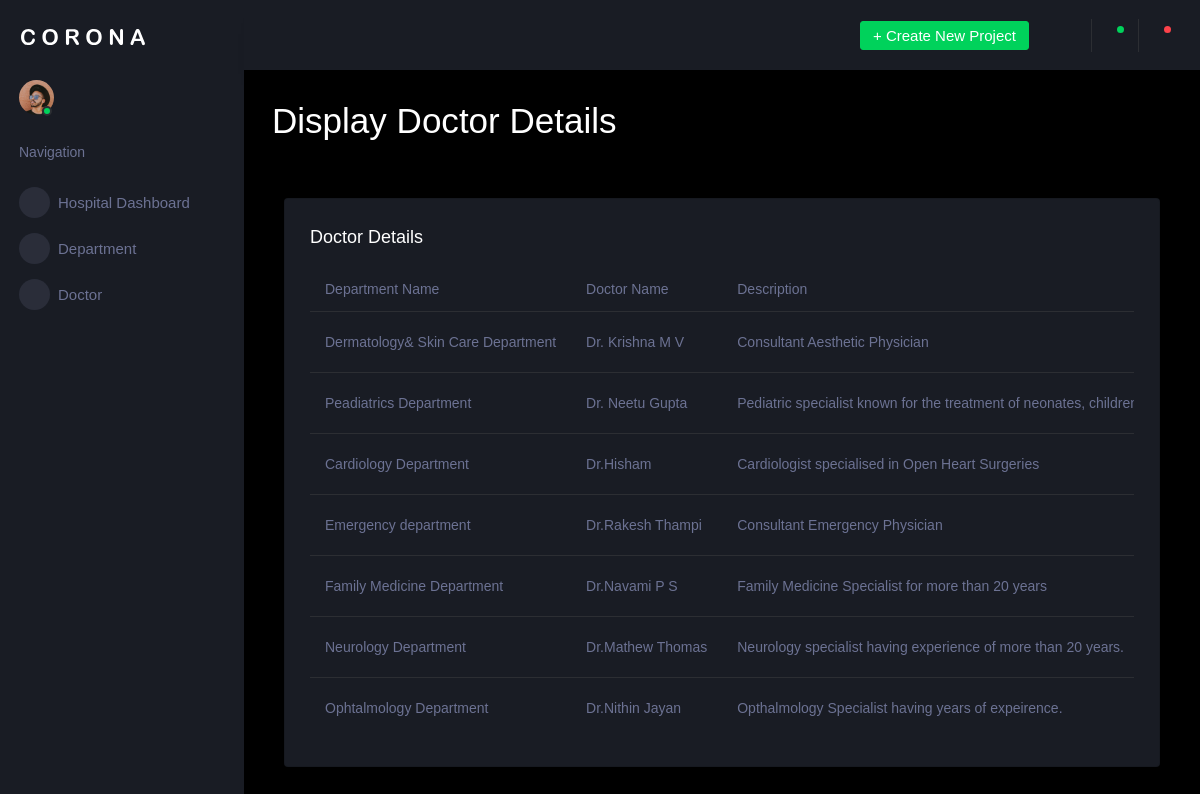
The app's page /backend/displaydoc/ with its own data.
### backend/models.py (models this page shows)
class Doctordb(models.Model):
    Dept_Name = models.CharField(max_length=100, null=True, blank=True)
    Doctor_Name = models.CharField(max_length=100,null=True,blank=True)
    Description = models.TextField(max_length=200, null=True, blank=True)
    Qualification = models.CharField(max_length=100, null=True, blank=True)
    Expertise_Field =models.TextField(max_length=200, null=True, blank=True)
    Doc_Image = models.ImageField(upload_to="Doctor", null=True, blank=True)

### backend/views.py (the view)
# urls.py: path('displaydoc/',views.displaydoc,name="displaydoc"),
def displaydoc(request):
    data = Doctordb.objects.all()
    return render(request,"displaydoctor.html",{'data':data})

### backend/templates/displaydoctor.html (shortened to what this page needs)
<!DOCTYPE html>
{% extends 'index.html' %}
{% block content %}
<html lang="en">
<head>
</head>
<body>
<h1 style="text-align-center;">Display Doctor Details</h1><br><br>
<div class="col-lg-12 grid-margin stretch-card">
                <div class="card">
                  <div class="card-body">
                    <h4 class="card-title">Doctor Details</h4>
                    <div class="table-responsive">
                      <table class="table table-hover">
                        <thead>
                          <tr>
                            <th>Department Name</th>
                            <th>Doctor Name</th>
                            <th>Description</th>
                          </tr>
                        </thead>
                        <tbody>
                          <tr>
                              {% for i in data %}
                            <td>{{i.Dept_Name}}</td>
                            <td>{{i.Doctor_Name}}</td>
                            <td>{{i.Description}}</td>
                          </tr>
                          {% endfor %}
                        </tbody>
                      </table>
                    </div>
                  </div>
                </div>
              </div>
</body>
</html>
{% endblock %}

### records on screen
Doctordb: Dept_Name "Dermatology& Skin Care Department", Doctor_Name "Dr. Krishna M V", Description "Consultant Aesthetic Physician"
Doctordb: Dept_Name "Peadiatrics Department", Doctor_Name "Dr. Neetu Gupta", Description "Pediatric specialist known for the treatment of neonates,…"
Doctordb: Dept_Name "Cardiology Department", Doctor_Name "Dr.Hisham", Description "Cardiologist specialised in Open Heart Surgeries"
Doctordb: Dept_Name "Emergency department", Doctor_Name "Dr.Rakesh Thampi", Description "Consultant Emergency Physician"
Doctordb: Dept_Name "Family Medicine Department", Doctor_Name "Dr.Navami P S", Description "Family Medicine Specialist for more than 20 years"
Doctordb: Dept_Name "Neurology Department", Doctor_Name "Dr.Mathew Thomas", Description "Neurology specialist having experience of more than 20 years."
Doctordb: Dept_Name "Ophtalmology Department", Doctor_Name "Dr.Nithin Jayan", Description "Opthalmology Specialist having years of expeirence."
